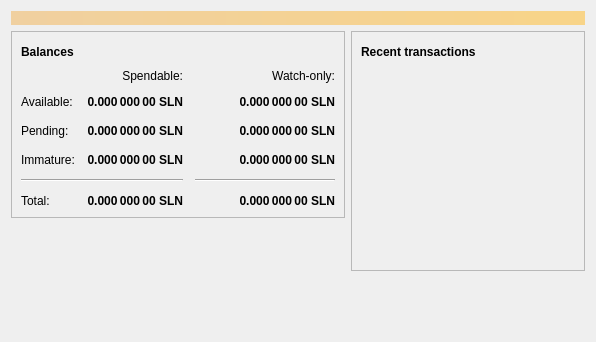
<?xml version="1.0" encoding="UTF-8"?>
<ui version="4.0">
 <class>OverviewPage</class>
 <widget class="QWidget" name="OverviewPage">
  <property name="geometry">
   <rect>
    <x>0</x>
    <y>0</y>
    <width>596</width>
    <height>342</height>
   </rect>
  </property>
  <property name="windowTitle">
   <string>Form</string>
  </property>
  <layout class="QVBoxLayout" name="topLayout">
   <item>
    <widget class="QLabel" name="labelAlerts">
     <property name="visible">
      <bool>false</bool>
     </property>
     <property name="styleSheet">
      <string notr="true">QLabel { background-color: qlineargradient(x1: 0, y1: 0, x2: 1, y2: 0, stop:0 #F0D0A0, stop:1 #F8D488); color:#000000; }</string>
     </property>
     <property name="wordWrap">
      <bool>true</bool>
     </property>
     <property name="margin">
      <number>3</number>
     </property>
     <property name="textInteractionFlags">
      <set>Qt::TextSelectableByMouse</set>
     </property>
    </widget>
   </item>
   <item>
    <layout class="QHBoxLayout" name="horizontalLayout" stretch="1,1">
     <item>
      <layout class="QVBoxLayout" name="verticalLayout_2">
       <item>
        <widget class="QFrame" name="frame">
         <property name="frameShape">
          <enum>QFrame::StyledPanel</enum>
         </property>
         <property name="frameShadow">
          <enum>QFrame::Raised</enum>
         </property>
         <layout class="QVBoxLayout" name="verticalLayout_4">
          <item>
           <layout class="QHBoxLayout" name="horizontalLayout_4">
            <item>
             <widget class="QLabel" name="label_5">
              <property name="font">
               <font>
                <weight>75</weight>
                <bold>true</bold>
               </font>
              </property>
              <property name="text">
               <string>Balances</string>
              </property>
             </widget>
            </item>
            <item>
             <widget class="QPushButton" name="labelWalletStatus">
              <property name="enabled">
               <bool>true</bool>
              </property>
              <property name="maximumSize">
               <size>
                <width>30</width>
                <height>16777215</height>
               </size>
              </property>
              <property name="toolTip">
               <string>The displayed information may be out of date. Your wallet automatically synchronizes with the Slemanium network after a connection is established, but this process has not completed yet.</string>
              </property>
              <property name="text">
               <string/>
              </property>
              <property name="icon">
               <iconset resource="../slemanium.qrc">
                <normaloff>:/icons/warning</normaloff>
                <disabledoff>:/icons/warning</disabledoff>:/icons/warning</iconset>
              </property>
              <property name="iconSize">
               <size>
                <width>24</width>
                <height>24</height>
               </size>
              </property>
              <property name="flat">
               <bool>true</bool>
              </property>
             </widget>
            </item>
            <item>
             <spacer name="horizontalSpacer_3">
              <property name="orientation">
               <enum>Qt::Horizontal</enum>
              </property>
              <property name="sizeHint" stdset="0">
               <size>
                <width>40</width>
                <height>20</height>
               </size>
              </property>
             </spacer>
            </item>
           </layout>
          </item>
          <item>
           <layout class="QGridLayout" name="gridLayout">
            <property name="spacing">
             <number>12</number>
            </property>
            <item row="2" column="2">
             <widget class="QLabel" name="labelWatchPending">
              <property name="font">
               <font>
                <weight>75</weight>
                <bold>true</bold>
               </font>
              </property>
              <property name="cursor">
               <cursorShape>IBeamCursor</cursorShape>
              </property>
              <property name="toolTip">
               <string>Unconfirmed transactions to watch-only addresses</string>
              </property>
              <property name="text">
               <string notr="true">0.000 000 00 SLN</string>
              </property>
              <property name="alignment">
               <set>Qt::AlignRight|Qt::AlignTrailing|Qt::AlignVCenter</set>
              </property>
              <property name="textInteractionFlags">
               <set>Qt::LinksAccessibleByMouse|Qt::TextSelectableByKeyboard|Qt::TextSelectableByMouse</set>
              </property>
             </widget>
            </item>
            <item row="2" column="1">
             <widget class="QLabel" name="labelUnconfirmed">
              <property name="font">
               <font>
                <weight>75</weight>
                <bold>true</bold>
               </font>
              </property>
              <property name="cursor">
               <cursorShape>IBeamCursor</cursorShape>
              </property>
              <property name="toolTip">
               <string>Total of transactions that have yet to be confirmed, and do not yet count toward the spendable balance</string>
              </property>
              <property name="text">
               <string notr="true">0.000 000 00 SLN</string>
              </property>
              <property name="alignment">
               <set>Qt::AlignRight|Qt::AlignTrailing|Qt::AlignVCenter</set>
              </property>
              <property name="textInteractionFlags">
               <set>Qt::LinksAccessibleByMouse|Qt::TextSelectableByKeyboard|Qt::TextSelectableByMouse</set>
              </property>
             </widget>
            </item>
            <item row="3" column="2">
             <widget class="QLabel" name="labelWatchImmature">
              <property name="font">
               <font>
                <weight>75</weight>
                <bold>true</bold>
               </font>
              </property>
              <property name="cursor">
               <cursorShape>IBeamCursor</cursorShape>
              </property>
              <property name="toolTip">
               <string>Mined balance in watch-only addresses that has not yet matured</string>
              </property>
              <property name="text">
               <string notr="true">0.000 000 00 SLN</string>
              </property>
              <property name="alignment">
               <set>Qt::AlignRight|Qt::AlignTrailing|Qt::AlignVCenter</set>
              </property>
              <property name="textInteractionFlags">
               <set>Qt::LinksAccessibleByMouse|Qt::TextSelectableByKeyboard|Qt::TextSelectableByMouse</set>
              </property>
             </widget>
            </item>
            <item row="4" column="0" colspan="2">
             <widget class="Line" name="line">
              <property name="orientation">
               <enum>Qt::Horizontal</enum>
              </property>
             </widget>
            </item>
            <item row="4" column="2">
             <widget class="Line" name="lineWatchBalance">
              <property name="sizePolicy">
               <sizepolicy hsizetype="Preferred" vsizetype="Fixed">
                <horstretch>0</horstretch>
                <verstretch>0</verstretch>
               </sizepolicy>
              </property>
              <property name="minimumSize">
               <size>
                <width>140</width>
                <height>0</height>
               </size>
              </property>
              <property name="orientation">
               <enum>Qt::Horizontal</enum>
              </property>
             </widget>
            </item>
            <item row="5" column="0">
             <widget class="QLabel" name="labelTotalText">
              <property name="text">
               <string>Total:</string>
              </property>
             </widget>
            </item>
            <item row="3" column="1">
             <widget class="QLabel" name="labelImmature">
              <property name="font">
               <font>
                <weight>75</weight>
                <bold>true</bold>
               </font>
              </property>
              <property name="cursor">
               <cursorShape>IBeamCursor</cursorShape>
              </property>
              <property name="toolTip">
               <string>Mined balance that has not yet matured</string>
              </property>
              <property name="text">
               <string notr="true">0.000 000 00 SLN</string>
              </property>
              <property name="alignment">
               <set>Qt::AlignRight|Qt::AlignTrailing|Qt::AlignVCenter</set>
              </property>
              <property name="textInteractionFlags">
               <set>Qt::LinksAccessibleByMouse|Qt::TextSelectableByKeyboard|Qt::TextSelectableByMouse</set>
              </property>
             </widget>
            </item>
            <item row="2" column="3">
             <spacer name="horizontalSpacer_2">
              <property name="orientation">
               <enum>Qt::Horizontal</enum>
              </property>
              <property name="sizeHint" stdset="0">
               <size>
                <width>40</width>
                <height>20</height>
               </size>
              </property>
             </spacer>
            </item>
            <item row="3" column="0">
             <widget class="QLabel" name="labelImmatureText">
              <property name="text">
               <string>Immature:</string>
              </property>
             </widget>
            </item>
            <item row="5" column="1">
             <widget class="QLabel" name="labelTotal">
              <property name="font">
               <font>
                <weight>75</weight>
                <bold>true</bold>
               </font>
              </property>
              <property name="cursor">
               <cursorShape>IBeamCursor</cursorShape>
              </property>
              <property name="toolTip">
               <string>Your current total balance</string>
              </property>
              <property name="text">
               <string notr="true">0.000 000 00 SLN</string>
              </property>
              <property name="alignment">
               <set>Qt::AlignRight|Qt::AlignTrailing|Qt::AlignVCenter</set>
              </property>
              <property name="textInteractionFlags">
               <set>Qt::LinksAccessibleByMouse|Qt::TextSelectableByKeyboard|Qt::TextSelectableByMouse</set>
              </property>
             </widget>
            </item>
            <item row="5" column="2">
             <widget class="QLabel" name="labelWatchTotal">
              <property name="font">
               <font>
                <weight>75</weight>
                <bold>true</bold>
               </font>
              </property>
              <property name="cursor">
               <cursorShape>IBeamCursor</cursorShape>
              </property>
              <property name="toolTip">
               <string>Current total balance in watch-only addresses</string>
              </property>
              <property name="text">
               <string notr="true">0.000 000 00 SLN</string>
              </property>
              <property name="alignment">
               <set>Qt::AlignRight|Qt::AlignTrailing|Qt::AlignVCenter</set>
              </property>
              <property name="textInteractionFlags">
               <set>Qt::LinksAccessibleByMouse|Qt::TextSelectableByKeyboard|Qt::TextSelectableByMouse</set>
              </property>
             </widget>
            </item>
            <item row="0" column="2">
             <widget class="QLabel" name="labelWatchonly">
              <property name="text">
               <string>Watch-only:</string>
              </property>
              <property name="alignment">
               <set>Qt::AlignRight|Qt::AlignTrailing|Qt::AlignVCenter</set>
              </property>
             </widget>
            </item>
            <item row="1" column="0">
             <widget class="QLabel" name="labelBalanceText">
              <property name="text">
               <string>Available:</string>
              </property>
             </widget>
            </item>
            <item row="1" column="1">
             <widget class="QLabel" name="labelBalance">
              <property name="font">
               <font>
                <weight>75</weight>
                <bold>true</bold>
               </font>
              </property>
              <property name="cursor">
               <cursorShape>IBeamCursor</cursorShape>
              </property>
              <property name="toolTip">
               <string>Your current spendable balance</string>
              </property>
              <property name="text">
               <string notr="true">0.000 000 00 SLN</string>
              </property>
              <property name="alignment">
               <set>Qt::AlignRight|Qt::AlignTrailing|Qt::AlignVCenter</set>
              </property>
              <property name="textInteractionFlags">
               <set>Qt::LinksAccessibleByMouse|Qt::TextSelectableByKeyboard|Qt::TextSelectableByMouse</set>
              </property>
             </widget>
            </item>
            <item row="1" column="2">
             <widget class="QLabel" name="labelWatchAvailable">
              <property name="font">
               <font>
                <weight>75</weight>
                <bold>true</bold>
               </font>
              </property>
              <property name="cursor">
               <cursorShape>IBeamCursor</cursorShape>
              </property>
              <property name="toolTip">
               <string>Your current balance in watch-only addresses</string>
              </property>
              <property name="text">
               <string notr="true">0.000 000 00 SLN</string>
              </property>
              <property name="alignment">
               <set>Qt::AlignRight|Qt::AlignTrailing|Qt::AlignVCenter</set>
              </property>
              <property name="textInteractionFlags">
               <set>Qt::LinksAccessibleByMouse|Qt::TextSelectableByKeyboard|Qt::TextSelectableByMouse</set>
              </property>
             </widget>
            </item>
            <item row="2" column="0">
             <widget class="QLabel" name="labelPendingText">
              <property name="text">
               <string>Pending:</string>
              </property>
             </widget>
            </item>
            <item row="0" column="1">
             <widget class="QLabel" name="labelSpendable">
              <property name="text">
               <string>Spendable:</string>
              </property>
              <property name="alignment">
               <set>Qt::AlignRight|Qt::AlignTrailing|Qt::AlignVCenter</set>
              </property>
             </widget>
            </item>
           </layout>
          </item>
         </layout>
        </widget>
       </item>
       <item>
        <spacer name="verticalSpacer">
         <property name="orientation">
          <enum>Qt::Vertical</enum>
         </property>
         <property name="sizeHint" stdset="0">
          <size>
           <width>20</width>
           <height>40</height>
          </size>
         </property>
        </spacer>
       </item>
      </layout>
     </item>
     <item>
      <layout class="QVBoxLayout" name="verticalLayout_3">
       <item>
        <widget class="QFrame" name="frame_2">
         <property name="frameShape">
          <enum>QFrame::StyledPanel</enum>
         </property>
         <property name="frameShadow">
          <enum>QFrame::Raised</enum>
         </property>
         <layout class="QVBoxLayout" name="verticalLayout">
          <item>
           <layout class="QHBoxLayout" name="horizontalLayout_2">
            <item>
             <widget class="QLabel" name="label_4">
              <property name="font">
               <font>
                <weight>75</weight>
                <bold>true</bold>
               </font>
              </property>
              <property name="text">
               <string>Recent transactions</string>
              </property>
             </widget>
            </item>
            <item>
             <widget class="QPushButton" name="labelTransactionsStatus">
              <property name="enabled">
               <bool>true</bool>
              </property>
              <property name="maximumSize">
               <size>
                <width>30</width>
                <height>16777215</height>
               </size>
              </property>
              <property name="toolTip">
               <string>The displayed information may be out of date. Your wallet automatically synchronizes with the Slemanium network after a connection is established, but this process has not completed yet.</string>
              </property>
              <property name="text">
               <string/>
              </property>
              <property name="icon">
               <iconset resource="../slemanium.qrc">
                <normaloff>:/icons/warning</normaloff>
                <disabledoff>:/icons/warning</disabledoff>:/icons/warning</iconset>
              </property>
              <property name="iconSize">
               <size>
                <width>24</width>
                <height>24</height>
               </size>
              </property>
              <property name="flat">
               <bool>true</bool>
              </property>
             </widget>
            </item>
            <item>
             <spacer name="horizontalSpacer">
              <property name="orientation">
               <enum>Qt::Horizontal</enum>
              </property>
              <property name="sizeHint" stdset="0">
               <size>
                <width>40</width>
                <height>20</height>
               </size>
              </property>
             </spacer>
            </item>
           </layout>
          </item>
          <item>
           <widget class="QListView" name="listTransactions">
            <property name="styleSheet">
             <string notr="true">QListView { background: transparent; }</string>
            </property>
            <property name="frameShape">
             <enum>QFrame::NoFrame</enum>
            </property>
            <property name="verticalScrollBarPolicy">
             <enum>Qt::ScrollBarAlwaysOff</enum>
            </property>
            <property name="horizontalScrollBarPolicy">
             <enum>Qt::ScrollBarAlwaysOff</enum>
            </property>
            <property name="selectionMode">
             <enum>QAbstractItemView::NoSelection</enum>
            </property>
           </widget>
          </item>
         </layout>
        </widget>
       </item>
       <item>
        <spacer name="verticalSpacer_2">
         <property name="orientation">
          <enum>Qt::Vertical</enum>
         </property>
         <property name="sizeHint" stdset="0">
          <size>
           <width>20</width>
           <height>40</height>
          </size>
         </property>
        </spacer>
       </item>
      </layout>
     </item>
    </layout>
   </item>
  </layout>
 </widget>
 <resources/>
 <connections/>
</ui>
